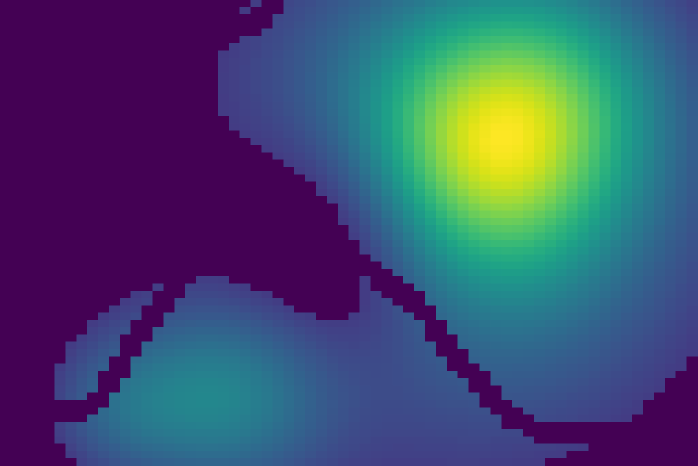
#> input picture MAMR_python/Data_app_4_5/real_imgs/provider_00.png, 1395 x 931 px, found by its file name (shown at 1/2 size); its folder holds only this picture in this run
$ python img_csv.py
#> lines starting #> are read from the running program, lines starting #| are printed output that depends on the picture
import numpy as np
import matplotlib.pyplot as plt
from PIL import Image
from pathlib import Path
import os

from sympy import im

def img_to_csv(K, img_path, csv_path):
#> called with K = 64
    img = Image.open(img_path).convert("L")
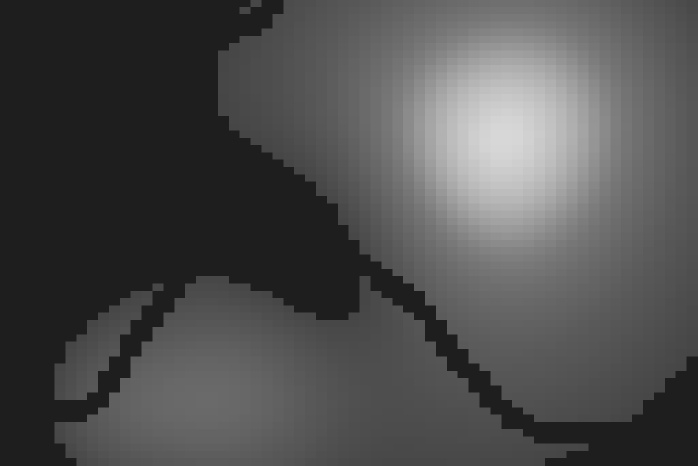
#> img: PIL image 1395x931 L (shown at 1/2 size); min 30, max 215, mean 78.5
    img = img.resize((K, K))
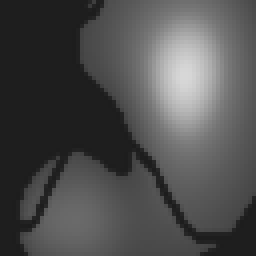
#> img: PIL image 64x64 L (shown 4 times larger); min 28, max 215, mean 78.5

    im = np.asarray(img, dtype=float)
    im = 1.0 - im / 255.0      # convertir a densidad
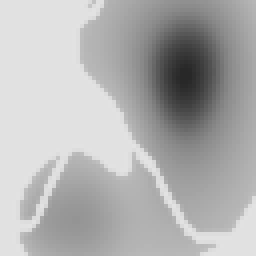
#> im: shape (64, 64) float64 (shown 4 times larger); min 0.157, max 0.89, mean 0.692
    im = np.maximum(im, 0.0)

    umbr = np.percentile(im, 35)
#> umbr = 0.643
    im = np.where(im >= umbr, im, 0.0)
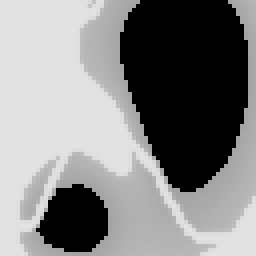
#> im: shape (64, 64) float64 (shown 4 times larger); min 0, max 0.89, mean 0.517

    im /= im.sum()
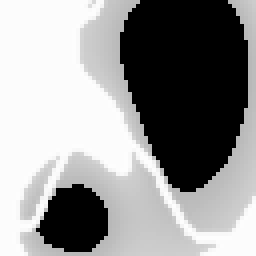
#> im: shape (64, 64) float64 (shown 4 times larger); min 0, max 0.000421, mean 0.000244; drawn with min black and max white

    rows, cols = np.nonzero(im)
#> rows = 2679 values from 0 to 63; cols = 2679 values, max 63 at index 41, min 0 at index 0, mean 26
    values = im[rows, cols]
#> values = 2679 values, max 0.000421 at index 1317, min 0.000304 at index 34, mean 0.000373

    data = np.column_stack((rows + 1, cols + 1, values))
#> data = 2679 rows, first 8: [1, 1, 0.000417], [1, 2, 0.000417], [1, 3, 0.000417], [1, 4, 0.000417], [1, 5, 0.000417], [1, 6, 0.000417], [1, 7, 0.000417], [1, 8, 0.000417]
    np.savetxt(csv_path, data, delimiter=",")


# for (i,j) in [(1,3),(4,8),(2,5),(6,7)]:
#     img_to_csv(64, rf"C:\Users\juann\Downloads\Mines\Scolarite\T2\MAM\MAMR_python\Data_inter\real_img\imagen_A_{i}.png", rf"C:\Users\juann\Downloads\Mines\Scolarite\T2\MAM\MAMR_python\Data_inter\imgc_sv\{i}.csv")
#     img_to_csv(64, rf"C:\Users\juann\Downloads\Mines\Scolarite\T2\MAM\MAMR_python\Data_inter\real_img\imagen_B_{j}.png", rf"C:\Users\juann\Downloads\Mines\Scolarite\T2\MAM\MAMR_python\Data_inter\imgc_sv\{j}.csv")


# for comb in ["1_3", "2_5", "4_8", "6_7"]:
#     img_to_csv(64,
#                rf"C:\Users\juann\Downloads\Mines\Scolarite\T2\MAM\MAMR_python\Fig\originals\interpolacion\{comb}\barycenter_inter_non_regu_100.png",
#                  rf"C:\Users\juann\Downloads\Mines\Scolarite\T2\MAM\MAMR_python\Data_inter\imgc_sv\barycenters\{comb}_bary.csv")

carpeta = Path(r"C:\Users\juann\Downloads\Mines\Scolarite\T2\MAM\MAMR_python\Data_app_4_5\real_imgs")
nums = []
for archivo in os.listdir(carpeta):
    nums += [archivo.split('_')[1].replace('.png','')]
print(nums)
for num in nums:
    img_to_csv(64,
               rf"C:\Users\juann\Downloads\Mines\Scolarite\T2\MAM\MAMR_python\Data_app_4_5\real_imgs\provider_{num}.png",
               rf"C:\Users\juann\Downloads\Mines\Scolarite\T2\MAM\MAMR_python\Data_app_4_5\img_csv\{num}.csv")
